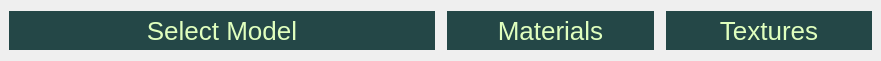
      <widget class="QWidget" name="layoutWidget3">
       <property name="geometry">
        <rect>
         <x>370</x>
         <y>880</y>
         <width>881</width>
         <height>61</height>
        </rect>
       </property>
       <layout class="QHBoxLayout" name="horizontalLayout_12">
        <property name="spacing">
         <number>12</number>
        </property>
        <property name="leftMargin">
         <number>9</number>
        </property>
        <property name="rightMargin">
         <number>9</number>
        </property>
        <item>
         <widget class="QPushButton" name="btn_SelectFile">
          <property name="sizePolicy">
           <sizepolicy hsizetype="Minimum" vsizetype="Expanding">
            <horstretch>0</horstretch>
            <verstretch>0</verstretch>
           </sizepolicy>
          </property>
          <property name="styleSheet">
           <string notr="true">QPushButton{
background-color: rgb(36, 71, 71);
color: rgb(224, 255, 190);
border-radius: 20px;
font-size: 26px;
}
QPushButton:hover {
	background-color: rgb(28, 64, 68);
}

QPushButton:pressed {
	background-color: rgb(23, 58, 62);
}</string>
          </property>
          <property name="text">
           <string>Select Model</string>
          </property>
         </widget>
        </item>
        <item>
         <layout class="QHBoxLayout" name="horizontalLayout_7">
          <item>
           <widget class="QPushButton" name="btn_ReadMaterials">
            <property name="sizePolicy">
             <sizepolicy hsizetype="Minimum" vsizetype="Expanding">
              <horstretch>0</horstretch>
              <verstretch>0</verstretch>
             </sizepolicy>
            </property>
            <property name="styleSheet">
             <string notr="true">QPushButton{
background-color: rgb(36, 71, 71);
color: rgb(224, 255, 190);
border-radius: 20px;
font-size: 26px;
}
QPushButton:hover {
	background-color: rgb(28, 64, 68);
}

QPushButton:pressed {
	background-color: rgb(23, 58, 62);
}</string>
            </property>
            <property name="text">
             <string>Materials</string>
            </property>
           </widget>
          </item>
          <item>
           <widget class="QPushButton" name="btn_LoadTextures">
            <property name="sizePolicy">
             <sizepolicy hsizetype="Minimum" vsizetype="Expanding">
              <horstretch>0</horstretch>
              <verstretch>0</verstretch>
             </sizepolicy>
            </property>
            <property name="styleSheet">
             <string notr="true">QPushButton{
background-color: rgb(36, 71, 71);
color: rgb(224, 255, 190);
border-radius: 20px;
font-size: 26px;
}
QPushButton:hover {
	background-color: rgb(28, 64, 68);
}

QPushButton:pressed {
	background-color: rgb(23, 58, 62);
}</string>
            </property>
            <property name="text">
             <string>Textures</string>
            </property>
           </widget>
          </item>
         </layout>
        </item>
       </layout>
      </widget>
